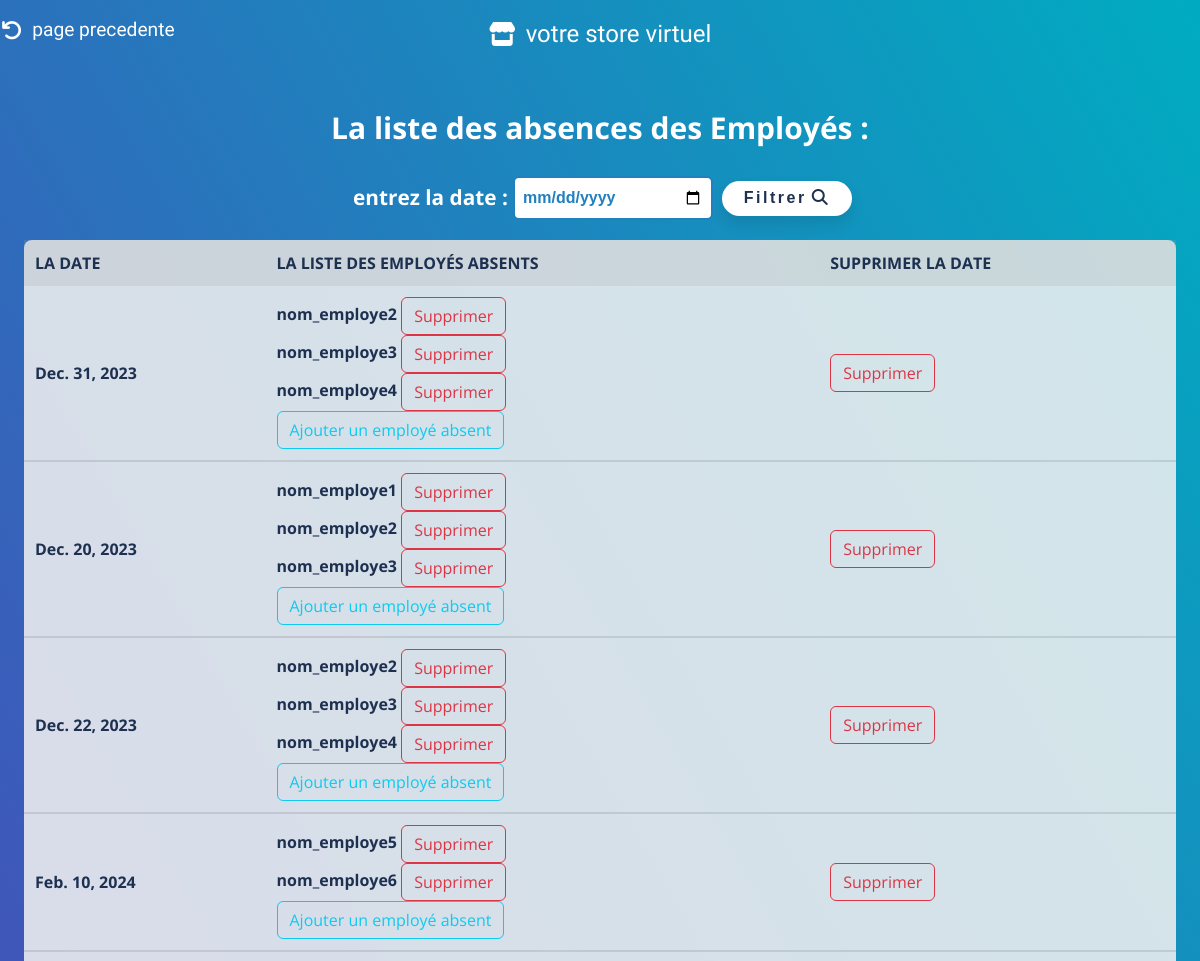
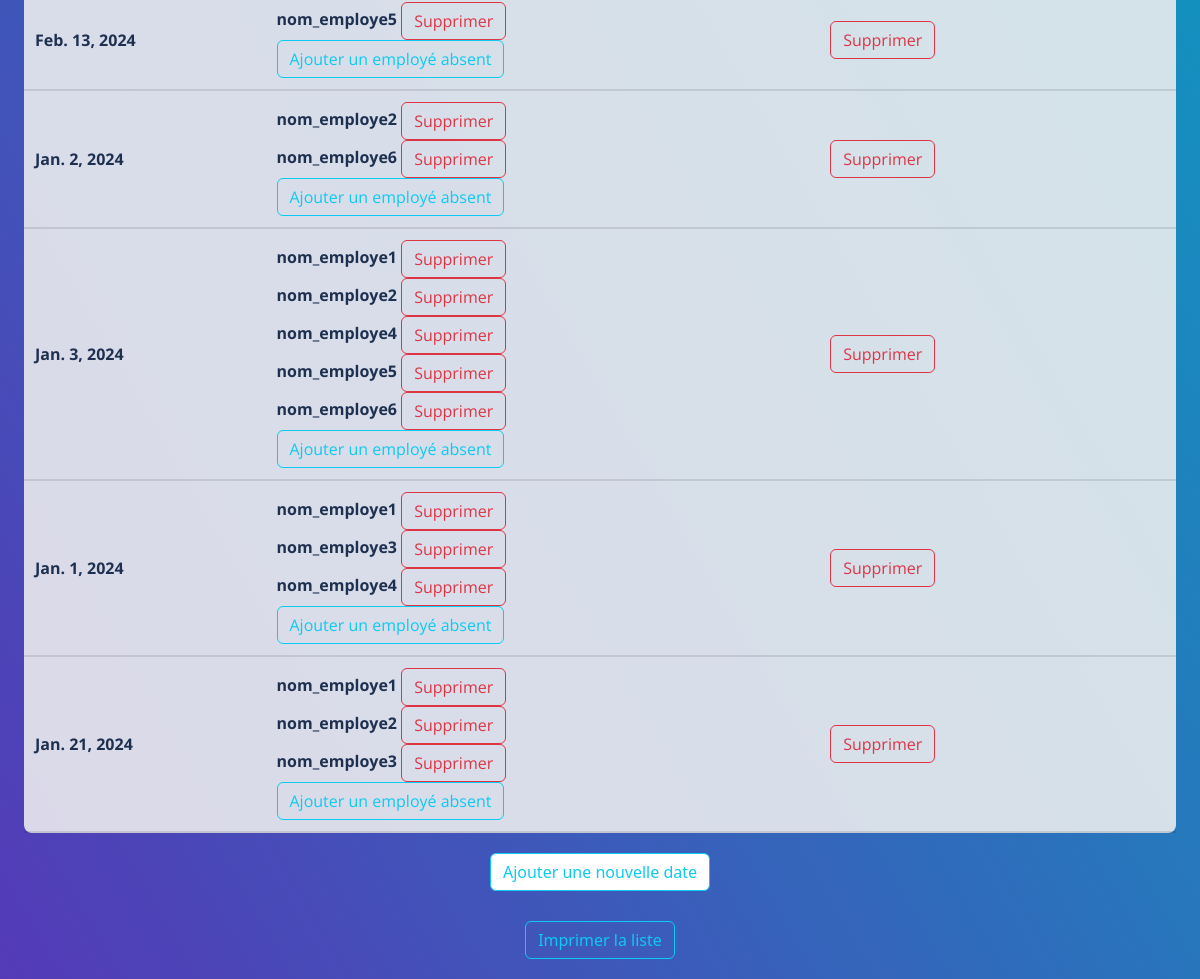
/gerer_absenceE/, run on the app's committed database (2 pictures, top to bottom).
### magasinier/models.py (models this page shows, shortened)
class Absence_employe(models.Model):
    Date_absence = models.DateField(default=datetime.now, unique = True)
    Employe_absente = models.ManyToManyField(Employe,related_name='date_absence')

class Employe(models.Model):
    nomE = models.CharField(max_length=50)
    prenomE = models.CharField(max_length=50)
    adrE = models.CharField(max_length=50)
    telephone = models.BigIntegerField()
    Salarie_jour = models.FloatField(default=0)  # 'max_length' isn't needed for FloatField
    centre = models.ForeignKey(Centre, on_delete=models.CASCADE)

### magasinier/views.py (the view)
# urls.py: path('gerer_absenceE/',views.afficher_listeAbsence,name='gerer_absenceE'),
def afficher_listeAbsence(request):
    cherch = request.GET.get('chercher')
    absence = Absence_employe.objects.all()
    if cherch :
        absence = absence.filter(Date_absence=cherch)
    return render(request, "gerer_absenceE.html", {"absences": absence})

### magasinier/templates/gerer_absenceE.html (shortened to what this page needs)
{% load static %}
<!DOCTYPE html>
<html lang="en">
<head>
    <link rel="stylesheet" type="text/css" href="{% static 'css/bootstrap.min.css' %}">
    <link rel="stylesheet" href="{% static 'css/styleModal.css' %}">
    <link href="{% static 'fontawesomefree/css/all.min.css' %}" rel="stylesheet" type="text/css">
    <link
      rel="stylesheet"
      href="{% static 'css/list.css' %}"
      type="text/css"
    />
    </head>
    <body>
        <a href="{% url 'choisir_option_employe' %}" style="all: unset"><div class="logo"  onmouseover="document.querySelector('.fa-arrow-rotate-left').style.color='rgba(255, 255, 255, 0.39)';
            this.style.color='rgba(255, 255, 255, 0.39)';"onmouseout="document.querySelector('.fa-arrow-rotate-left').style.color='rgb(255, 255, 255)';
            this.style.color='rgb(255, 255, 255)'; " style=" position: absolute;
                top: 0;
                left: 0;
                cursor: pointer;
                text-wrap: nowrap;
                display: flex;
                align-items: center;
                justify-content: center;
                padding: 6px;
                font-family: 'Bubblegum Sans', sans-serif;
                color: rgb(255, 255, 255);
                font-size: 1.2rem;
                background-color: transparent;
                border-radius: 30px;
                transition: 0.2s;
                font-weight: 100;
                margin-left: 28px;
                width: 10%;
                margin-top: 10px;"><i class="fa-solid fa-arrow-rotate-left" style="font-size: 1.3rem;color: white; margin-right: 10px;"></i>page precedente</div></a>
    <a href="{% url 'magazinier' %}" style="all: unset"><div class="logo"  onmouseover="this.style.backgroundColor='rgba(255, 255, 255, 0.39)';"onmouseout="this.style.backgroundColor='transparent'; " style=" position: absolute;
        top: 0;
        left: 50%;
        transform: translateX(-50%);
        cursor: pointer;
        text-wrap: nowrap;
        display: flex;
        align-items: center;
        justify-content: center;
        padding: 6px;
        font-family: 'Bubblegum Sans', sans-serif;
        color: rgb(255, 255, 255);
        font-size: 1.5rem;
        background-color: transparent;
        font-weight: 100;
        border-radius: 30px;
        transition: 0.8s;
        width: 20%;
        margin-top: 10px;"><i class="fa-solid fa-store" style="font-size: 1.5rem;color: white; margin-right: 10px;"></i>votre store virtuel</div></a>
    <h4>La liste des absences des Employés :</h4>
    <form method="GET" action="{% url 'gerer_absenceE' %}">
        <label for="chercher">entrez la date :</label>
        <input type="date" id="chercher" name="chercher">
        <button type="submit">Filtrer<i class="fa-solid fa-magnifying-glass"></i></button>
    </form>
    <table >
        <tr class="table-info">
            <th>La date</th>
            <th>La liste des employés absents</th>
            <th>Supprimer la date</th>
        </tr>
        {% for a in absences %}
        <tr>
            <td>{{ a.Date_absence }}</td>
            <td>
                {% for e in a.Employe_absente.all %}
                {{ e.nomE }}
                <a href="#" class="btn btn-outline-danger" onclick="confirmDelete('{{ a.id }}','{{ e.id }}')">Supprimer</a>
                <br>
                {% endfor %}
                <a href="{% url 'ajouter_EmployeAbsent' a.id %}" class="btn btn-outline-info">Ajouter un employé absent</a>
            </td>
            <td>
                <a href="#" class="btn btn-outline-danger" onclick="confirmDeleteDate('{{ a.id }}')">Supprimer</a>
            </td>
        </tr>
        {% endfor %}
    </table>
    <a href="{% url 'ajouter_absence' %}" class="btn btn-outline-info" style="margin: 10px;background-color: rgb(255, 255, 255);">Ajouter une nouvelle date</a>
    <a href="#" type="button" onclick="printProducts()" class="btn btn-outline-info" style="margin: 20px;">Imprimer la liste</a>
</body>
</html>

### magasinier/static/css/list.css (style rules this page uses)
* { margin: 0; padding: 0; color: #fff; font-family: 'Open Sans', sans-serif; font-weight: bold; }
body { background: linear-gradient(60deg, rgba(84,58,183,1) 0%, rgba(0,172,193,1) 100%); display: flex; align-items: center; justify-content: center; flex-direction: column; }
h4 { margin: 30px;margin-top: 110px; font-size: 30px;font-weight: bold; }
form { display: flex; align-items: center; justify-content: center; font-family: Arial, sans-serif; }
form label { display: block; margin-left: 5px; margin-right: 5px; font-weight: bold; font-size: 1.3rem; color: #ffffff; }
form input[type="text"], form input[type="date"], form input[type="day"], form input[type="month"], form input[type="year"] { padding: 8px; font-size: 16px; border: 2px solid #2180BD; border-radius: 6px; color: #2180BD; transition: border-color 0.3s ease; width: 200px; }
form button[type="submit"] { margin-left: 9px; width: 130px; height: 35px; font-weight: bold; letter-spacing: 2.5px; color: rgb(30,48,80); background-color: #fff; border: none; border-radius: 25px; box-shadow: 0px 8px 15px rgba(0, 0, 0, 0.1); transition: all 0.3s ease 0s; cursor: pointer; outline: none; }
form button[type="submit"] i { color: rgb(30,48,80); margin-left: 5px; }
table { margin-bottom: 10px; width: 96%; background-color: rgba(240, 240, 240, 0.87); margin-top: 20px; border-collapse: collapse; border-radius: 8px; }
th, td { padding: 11px; text-align: left; font-weight: bold; font-size: 16px; color: rgb(30,48,80); }
th { background-color: rgba(159, 159, 159, 0.2); text-transform: uppercase; }
td { border-bottom: solid 2px rgba(5, 5, 5, 0.1); }

### data on the page
Absence_employe: Date_absence "Dec. 31, 2023"
Employe: nomE "nom_employe2"
Employe: nomE "nom_employe3"
Employe: nomE "nom_employe4"
Absence_employe: Date_absence "Dec. 20, 2023"
Employe: nomE "nom_employe1"
Absence_employe: Date_absence "Dec. 22, 2023"
Absence_employe: Date_absence "Feb. 10, 2024"
Employe: nomE "nom_employe5"
Employe: nomE "nom_employe6"
Absence_employe: Date_absence "Feb. 13, 2024"
Absence_employe: Date_absence "Jan. 2, 2024"
Absence_employe: Date_absence "Jan. 3, 2024"
Absence_employe: Date_absence "Jan. 1, 2024"
Absence_employe: Date_absence "Jan. 21, 2024"
